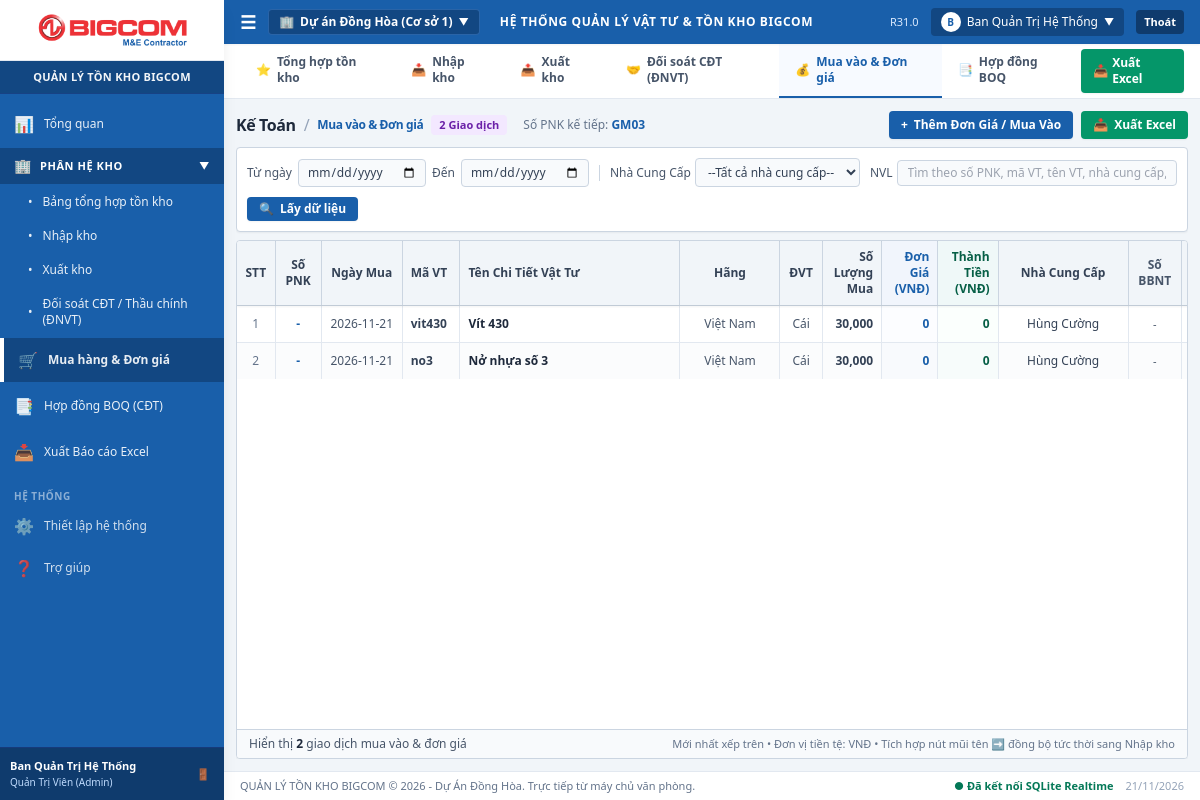
Before: /mua-vao (signed in) with the older database file.
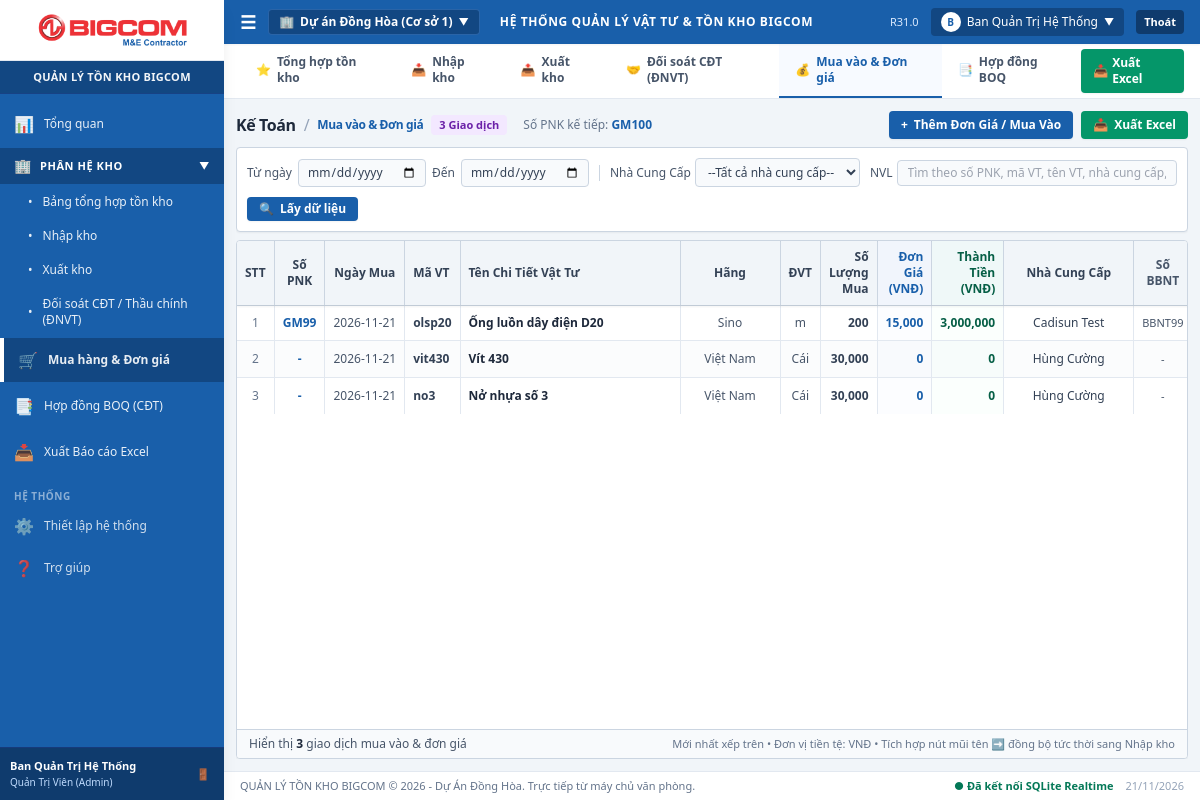
After: the same page with the newer database file.
### tables this page shows
CREATE TABLE purchases (
                id INTEGER PRIMARY KEY AUTOINCREMENT,
                voucher_code TEXT,
                purchase_date TEXT,
                material_code TEXT,
                quantity REAL DEFAULT 0.0,
                unit_price REAL DEFAULT 0.0,
                total_amount REAL DEFAULT 0.0,
                supplier TEXT,
                inspection_record TEXT,
                notes TEXT,
                created_at TIMESTAMP DEFAULT CURRENT_TIMESTAMP
            );

CREATE TABLE materials (
                id INTEGER PRIMARY KEY AUTOINCREMENT,
                code TEXT UNIQUE NOT NULL,
                name TEXT NOT NULL,
                category_code TEXT,
                brand TEXT,
                unit TEXT NOT NULL,
                contract_qty REAL DEFAULT 0.0,
                requested_qty REAL DEFAULT 0.0,
                audit_qty REAL DEFAULT NULL,
                notes TEXT,
                created_at TIMESTAMP DEFAULT CURRENT_TIMESTAMP
            );

### app.py (the view, shortened to what this page needs)
@app.route("/mua-vao", methods=["GET", "POST"])
@login_required
@role_required(["admin", "office"])
def purchases_view():
    next_pnk = database.get_next_voucher_code("receipt")
    search_q = request.args.get("q", "").strip()
    supplier_filter = request.args.get("supplier", "").strip()
    from_date = request.args.get("from_date", "").strip()
    to_date = request.args.get("to_date", "").strip()
    purchases = database.get_all_purchases(
        search_query=search_q if search_q else None,
        supplier_filter=supplier_filter if supplier_filter else None,
        from_date=from_date if from_date else None,
        to_date=to_date if to_date else None
    )
    all_suppliers = database.get_all_suppliers()
    materials = database.get_all_materials()
    return render_template(
        "purchases.html",
        purchases=purchases,
        all_suppliers=all_suppliers,
        materials=materials,
        next_pnk=next_pnk,
        search_q=search_q,
        supplier_filter=supplier_filter,
        from_date=from_date,
        to_date=to_date,
        today_str=datetime.date.today().strftime("%Y-%m-%d")
    )

### templates/purchases.html (shortened to what this page needs)
{% extends "base.html" %}
{% block content %}
<div class="flex-1 flex flex-col h-full space-y-2 overflow-hidden">
  <div class="flex items-center justify-between flex-shrink-0">
    <div class="flex items-center gap-2">
      <h1 class="text-base font-bold text-slate-800 tracking-tight flex items-center gap-2">
        <span>Kế Toán</span>
        <span class="text-slate-400 font-normal">/</span>
        <span class="text-xs font-semibold text-[#195faa]">Mua vào & Đơn giá</span>
      </h1>
      <span class="text-[11px] bg-purple-100 text-purple-800 px-2 py-0.5 rounded font-bold">
        {{ purchases|length }} Giao dịch
      </span>
      <span class="text-xs text-slate-500 ml-2 hidden sm:inline">Số PNK kế tiếp: <b class="text-[#195faa] font-bold">{{ next_pnk }}</b></span>
    </div>
    <div class="flex items-center gap-2">
      {% if is_office_or_admin %}
      <button type="button" onclick="openPurchaseModal()" class="px-3 py-1.5 rounded bg-[#195faa] hover:bg-[#124782] text-white font-semibold text-xs flex items-center gap-1.5 shadow-sm transition-colors">
        <span>+</span> Thêm Đơn Giá / Mua Vào
      </button>
      {% endif %}
      <a href="{{ url_for('export_purchases_excel', q=search_q, supplier=supplier_filter, from_date=from_date, to_date=to_date) }}" class="px-3 py-1.5 rounded bg-emerald-600 hover:bg-emerald-700 text-white font-semibold text-xs flex items-center gap-1.5 shadow-sm transition-colors">
        <span>📥</span> Xuất Excel
      </a>
    </div>
  </div>
  <form method="GET" action="{{ url_for('purchases_view') }}" class="bg-white p-2.5 rounded border border-slate-300 shadow-sm flex flex-wrap items-center gap-2.5 flex-shrink-0 text-xs">
    <div class="flex items-center gap-1.5">
      <span class="text-slate-600 font-medium">Từ ngày</span>
      <input type="date" name="from_date" value="{{ from_date }}" class="px-2 py-1 rounded border border-slate-300 text-slate-700 bg-slate-50 focus:bg-white focus:outline-none focus:ring-1 focus:ring-[#195faa]">
      <span class="text-slate-600 font-medium">Đến</span>
      <input type="date" name="to_date" value="{{ to_date }}" class="px-2 py-1 rounded border border-slate-300 text-slate-700 bg-slate-50 focus:bg-white focus:outline-none focus:ring-1 focus:ring-[#195faa]">
    </div>
    <div class="flex items-center gap-1">
      <span class="text-slate-600 font-medium">Nhà Cung Cấp</span>
      <select name="supplier" class="px-2 py-1 rounded border border-slate-300 bg-slate-50 text-slate-700 font-medium focus:bg-white focus:outline-none focus:ring-1 focus:ring-[#195faa]">
        <option value="">--Tất cả nhà cung cấp--</option>
      </select>
    </div>
    <div class="flex items-center gap-1 flex-1 min-w-[200px]">
      <span class="text-slate-600 font-medium">NVL</span>
      <input type="text" name="q" value="{{ search_q }}" placeholder="Tìm theo số PNK, mã VT, tên VT, nhà cung cấp, số BBNT, ghi chú..." class="w-full px-2.5 py-1 rounded border border-slate-300 bg-slate-50 focus:bg-white text-slate-900 focus:outline-none focus:ring-1 focus:ring-[#195faa]">
    </div>
    <button type="submit" class="px-3 py-1 rounded bg-[#195faa] hover:bg-[#124782] text-white font-bold flex items-center gap-1.5 shadow-sm transition-colors whitespace-nowrap">
      <span>🔍</span> Lấy dữ liệu
    </button>
  </form>
  <div class="flex-1 bg-white rounded border border-slate-300 shadow-sm overflow-hidden flex flex-col">
    <div class="flex-1 overflow-x-auto overflow-y-auto">
      <table class="w-full text-xs text-left border-collapse min-w-[1200px]">
        <thead class="sticky top-0 bg-slate-100 text-slate-700 z-10 border-b border-slate-300 font-bold select-none shadow-sm">
          <tr>
            <th class="p-2 border-r border-slate-300 text-center w-12 bg-slate-100">STT</th>
            <th class="p-2 border-r border-slate-300 text-center w-24">Số PNK</th>
            <th class="p-2 border-r border-slate-300 text-center w-24">Ngày Mua</th>
            <th class="p-2 border-r border-slate-300 w-28 whitespace-nowrap">Mã VT</th>
            <th class="p-2 border-r border-slate-300 min-w-[220px]">Tên Chi Tiết Vật Tư</th>
            <th class="p-2 border-r border-slate-300 text-center min-w-[100px]">Hãng</th>
            <th class="p-2 border-r border-slate-300 text-center w-16">ĐVT</th>
            <th class="p-2 border-r border-slate-300 text-right w-24 font-bold text-slate-700">Số Lượng Mua</th>
            <th class="p-2 border-r border-slate-300 text-right w-28 font-bold text-[#195faa] bg-blue-50/40">Đơn Giá (VNĐ)</th>
            <th class="p-2 border-r border-slate-300 text-right w-32 font-black text-emerald-800 bg-emerald-50/40">Thành Tiền (VNĐ)</th>
            <th class="p-2 border-r border-slate-300 text-center min-w-[130px]">Nhà Cung Cấp</th>
            <th class="p-2 border-r border-slate-300 text-center w-24 text-slate-600">Số BBNT</th>
            <th class="p-2 border-r border-slate-300 min-w-[150px]">Ghi Chú</th>
          </tr>
        </thead>
        <tbody class="divide-y divide-slate-200">
          {% for p in purchases %}
          <tr class="hover:bg-blue-50/40 transition-colors {% if loop.index % 2 == 0 %}bg-slate-50/60{% else %}bg-white{% endif %}">
            <td class="p-2 border-r border-slate-200 text-center text-slate-500 font-medium">{{ loop.index }}</td>
            <td class="p-2 border-r border-slate-200 text-center font-bold text-[#195faa] whitespace-nowrap">{{ p.voucher_code or '-' }}</td>
            <td class="p-2 border-r border-slate-200 text-center text-slate-600 whitespace-nowrap">{{ p.purchase_date or '-' }}</td>
            <td class="p-2 border-r border-slate-200 font-bold text-slate-700 whitespace-nowrap">{{ p.material_code }}</td>
            <td class="p-2 border-r border-slate-200 font-semibold text-slate-800">{{ p.material_name or p.material_code }}</td>
            <td class="p-2 border-r border-slate-200 text-center text-slate-600">{{ p.brand or '-' }}</td>
            <td class="p-2 border-r border-slate-200 text-center font-medium text-slate-600">{{ p.unit or '-' }}</td>
            <td class="p-2 border-r border-slate-200 text-right font-bold text-slate-700">
              {{ "{:,.0f}".format(p.quantity) if p.quantity else '0' }}
            </td>
            <td class="p-2 border-r border-slate-200 text-right font-bold text-[#195faa] bg-blue-50/20">
              {{ "{:,.0f}".format(p.unit_price) if p.unit_price else '0' }}
            </td>
            <td class="p-2 border-r border-slate-200 text-right font-black text-emerald-800 bg-emerald-50/20">
              {{ "{:,.0f}".format(p.total_amount) if p.total_amount else '0' }}
            </td>
            <td class="p-2 border-r border-slate-200 text-center text-slate-700 font-medium">{{ p.supplier or '-' }}</td>
            <td class="p-2 border-r border-slate-200 text-center text-slate-600 text-[11px]">{{ p.inspection_record or '-' }}</td>
            <td class="p-2 border-r border-slate-200 text-slate-500 text-[11px]">{{ p.notes or '-' }}</td>
          </tr>
          {% else %}
          <tr>
            <td colspan="14" class="p-8 text-center text-slate-400">Không tìm thấy giao dịch mua vào & đơn giá nào khớp với điều kiện lọc.</td>
          </tr>
          {% endfor %}
        </tbody>
      </table>
    </div>
    <div class="bg-slate-50 border-t border-slate-300 px-3 py-1.5 flex items-center justify-between text-xs text-slate-600 flex-shrink-0">
      <div>Hiển thị <b class="text-slate-800">{{ purchases|length }}</b> giao dịch mua vào & đơn giá</div>
      <div class="text-[11px] text-slate-500">Mới nhất xếp trên • Đơn vị tiền tệ: VNĐ • Tích hợp nút mũi tên ➡️ đồng bộ tức thời sang Nhập kho</div>
    </div>
  </div>
</div>
{% endblock %}

Changed rows visible on the page:
added purchases: voucher_code "GM99", purchase_date "2026-11-21", material_code "olsp20", material_name "Ống luồn dây điện D20", brand "Sino", unit "m", quantity "200", unit_price "15,000", total_amount "3,000,000", supplier "Cadisun Test", inspection_record "BBNT99"
Other visible differences:
{{ purchases|length }}: "2" → "3"
{{ next_pnk }}: "GM03" → "GM100"
